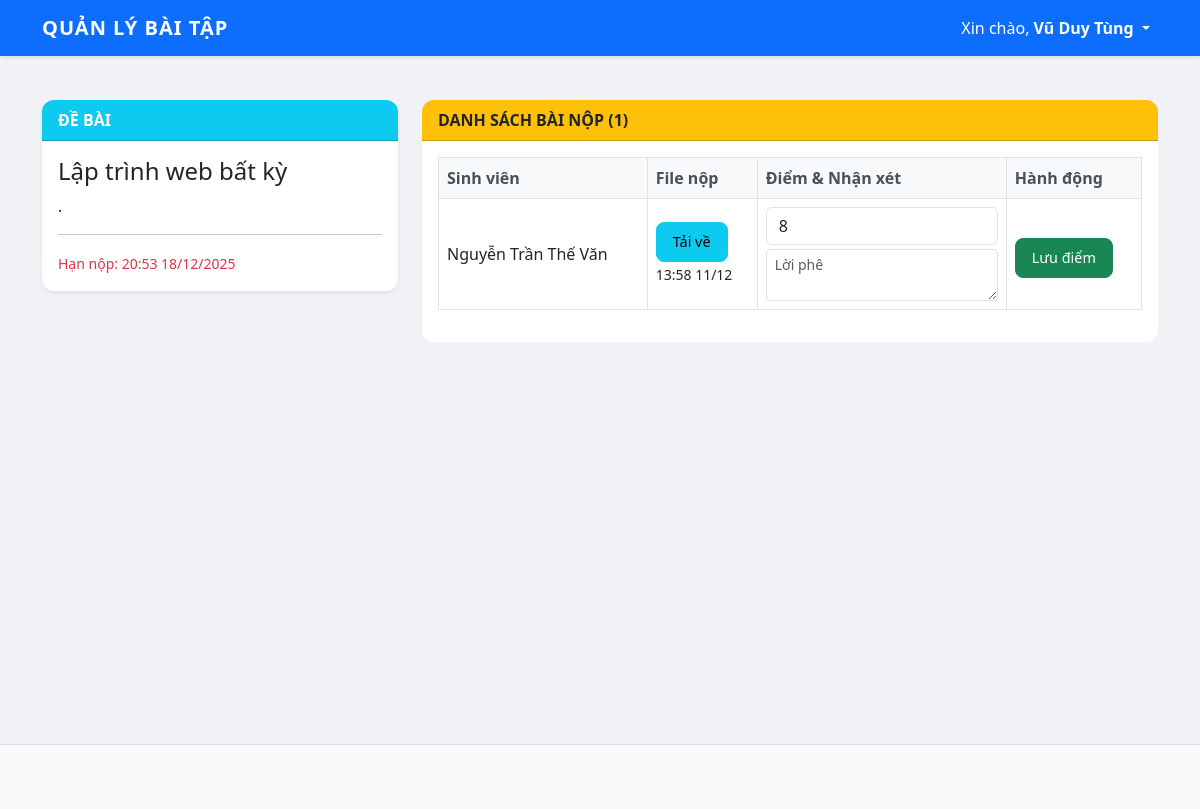
Screenshot of /view_assignment.php?id=3 (signed in) with the database file from the repository.
### tables this page shows
CREATE TABLE `assignments` (
  `id` int(11) NOT NULL,
  `title` varchar(200) NOT NULL,
  `description` text DEFAULT NULL,
  `deadline` datetime DEFAULT NULL,
  `created_by` int(11) DEFAULT NULL,
  `subject_id` int(11) DEFAULT NULL,
  `created_at` timestamp NOT NULL DEFAULT current_timestamp()
);

CREATE TABLE `submissions` (
  `id` int(11) NOT NULL,
  `assignment_id` int(11) DEFAULT NULL,
  `student_id` int(11) DEFAULT NULL,
  `file_path` varchar(255) DEFAULT NULL,
  `grade` float DEFAULT NULL,
  `feedback` text DEFAULT NULL,
  `submitted_at` timestamp NOT NULL DEFAULT current_timestamp()
);

CREATE TABLE `users` (
  `id` int(11) NOT NULL,
  `username` varchar(50) NOT NULL,
  `password` varchar(255) NOT NULL,
  `fullname` varchar(100) NOT NULL,
  `role` enum('Sinh Viên','Giảng Viên') DEFAULT 'Sinh Viên',
  `created_at` timestamp NOT NULL DEFAULT current_timestamp()
);

### view_assignment.php (the view, shortened to what this page needs)
<?php
require_once 'includes/db.php';
require_once 'includes/header.php';
$assignment_id = $_GET['id'];
$user_id = $_SESSION['user_id'];
$user_role = $_SESSION['role'];
$stmt = $conn->prepare("SELECT * FROM assignments WHERE id = :id");
$stmt->execute(['id' => $assignment_id]);
$assignment = $stmt->fetch(PDO::FETCH_ASSOC);
if ($user_role == 'Giảng Viên') {
    $sql = "SELECT submissions.*, users.fullname
            FROM submissions
            JOIN users ON submissions.student_id = users.id
            WHERE assignment_id = :aid";
    $stmt = $conn->prepare($sql);
    $stmt->execute(['aid' => $assignment_id]);
    $submissions = $stmt->fetchAll(PDO::FETCH_ASSOC);
} else {
    $sql = "SELECT * FROM submissions WHERE assignment_id = :aid AND student_id = :uid";
    $stmt = $conn->prepare($sql);
    $stmt->execute(['aid' => $assignment_id, 'uid' => $user_id]);
    $my_submission = $stmt->fetch(PDO::FETCH_ASSOC);
}
?>
<div class="row">
    <div class="col-md-4">
        <div class="card shadow-sm mb-4">
            <div class="card-header bg-info text-white">ĐỀ BÀI</div>
            <div class="card-body">
                <h4><?php echo htmlspecialchars($assignment['title']); ?></h4>
                <p><?php echo nl2br(htmlspecialchars($assignment['description'])); ?></p>
                <hr>
                <small class="text-danger">Hạn nộp: <?php echo date("H:i d/m/Y", strtotime($assignment['deadline'])); ?></small>
            </div>
        </div>
    </div>
    <div class="col-md-8">
        <?php if ($user_role == 'Giảng Viên'): ?>
            <div class="card">
                <div class="card-header bg-warning text-dark">DANH SÁCH BÀI NỘP (<?php echo count($submissions); ?>)</div>
                <div class="card-body">
                    <table class="table table-bordered">
                        <thead>
                            <tr>
                                <th>Sinh viên</th>
                                <th>File nộp</th>
                                <th>Điểm & Nhận xét</th>
                                <th>Hành động</th>
                            </tr>
                        </thead>
                        <tbody>
                            <?php foreach ($submissions as $sub): ?>
                                <tr>
                                    <td><?php echo htmlspecialchars($sub['fullname']); ?></td>
                                    <td>
                                        <a href="download.php?file=<?php echo urlencode($sub['file_path']); ?>" class="btn btn-sm btn-info">Tải về</a>
                                        <br><small><?php echo date("H:i d/m", strtotime($sub['submitted_at'])); ?></small>
                                    </td>
                                    <form method="POST">
                                        <td>
                                            <input type="number" name="grade" step="0.1" min="0" max="10"
                                                   class="form-control mb-1" placeholder="Điểm"
                                                   value="<?php echo $sub['grade']; ?>" required>
                                            <textarea name="feedback" class="form-control form-control-sm"
                                                      placeholder="Lời phê"><?php echo $sub['feedback']; ?></textarea>
                                        </td>
                                        <td>
                                            <button type="submit" class="btn btn-success btn-sm mt-2">Lưu điểm</button>
                                        </td>
                                    </form>
                                </tr>
                            <?php endforeach; ?>
                        </tbody>
                    </table>
                </div>
            </div>
        <?php endif; ?>
    </div>
</div>
<?php require_once 'includes/footer.php'; ?>

### css/style.css (style rules this page uses)
body { background-color: #f0f2f5; font-family: 'Segoe UI', Tahoma, Geneva, Verdana, sans-serif; color: #333; }
.card { border: none; border-radius: 12px; transition: transform 0.2s ease, box-shadow 0.2s ease; background-color: #ffffff; }
.card-header { border-radius: 12px 12px 0 0 !important; font-weight: 600; }
.btn { border-radius: 8px; font-weight: 500; padding: 8px 16px; }
.btn-sm { font-size: 0.9rem; }
.table th { background-color: #f8f9fa; color: #495057; }
.table td { vertical-align: middle; }

### rows the page displays
assignments: title "Lập trình web bất kỳ", description ".", deadline "20:53 18/12/2025"
submissions: student.fullname "Nguyễn Trần Thế Văn", submitted_at "13:58 11/12", grade "8"

### other values shown
$_SESSION['fullname'] "Vũ Duy Tùng"
count($submissions) "1"
